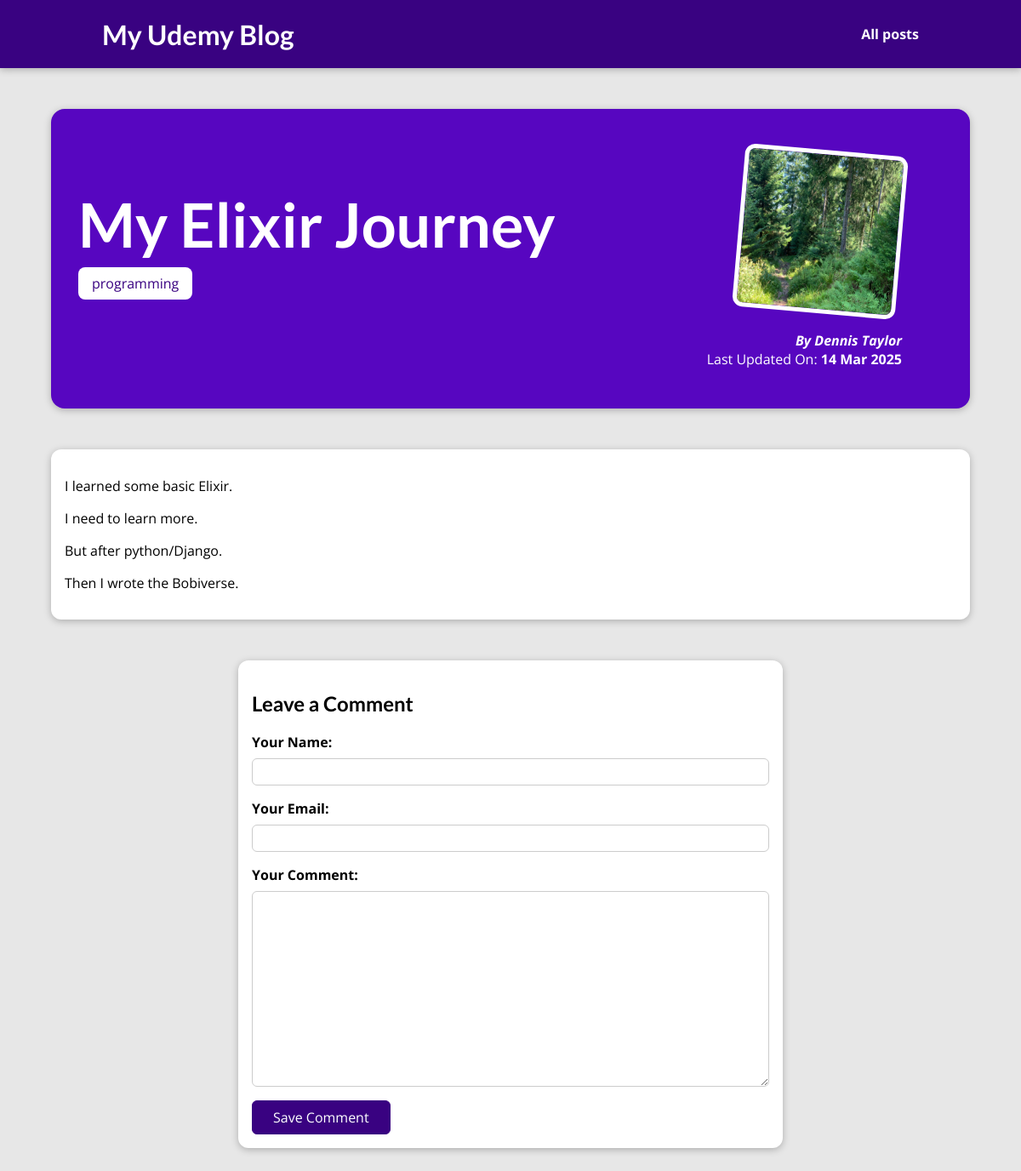
The app's page /blog/posts/my-elixir-journey/, older data.
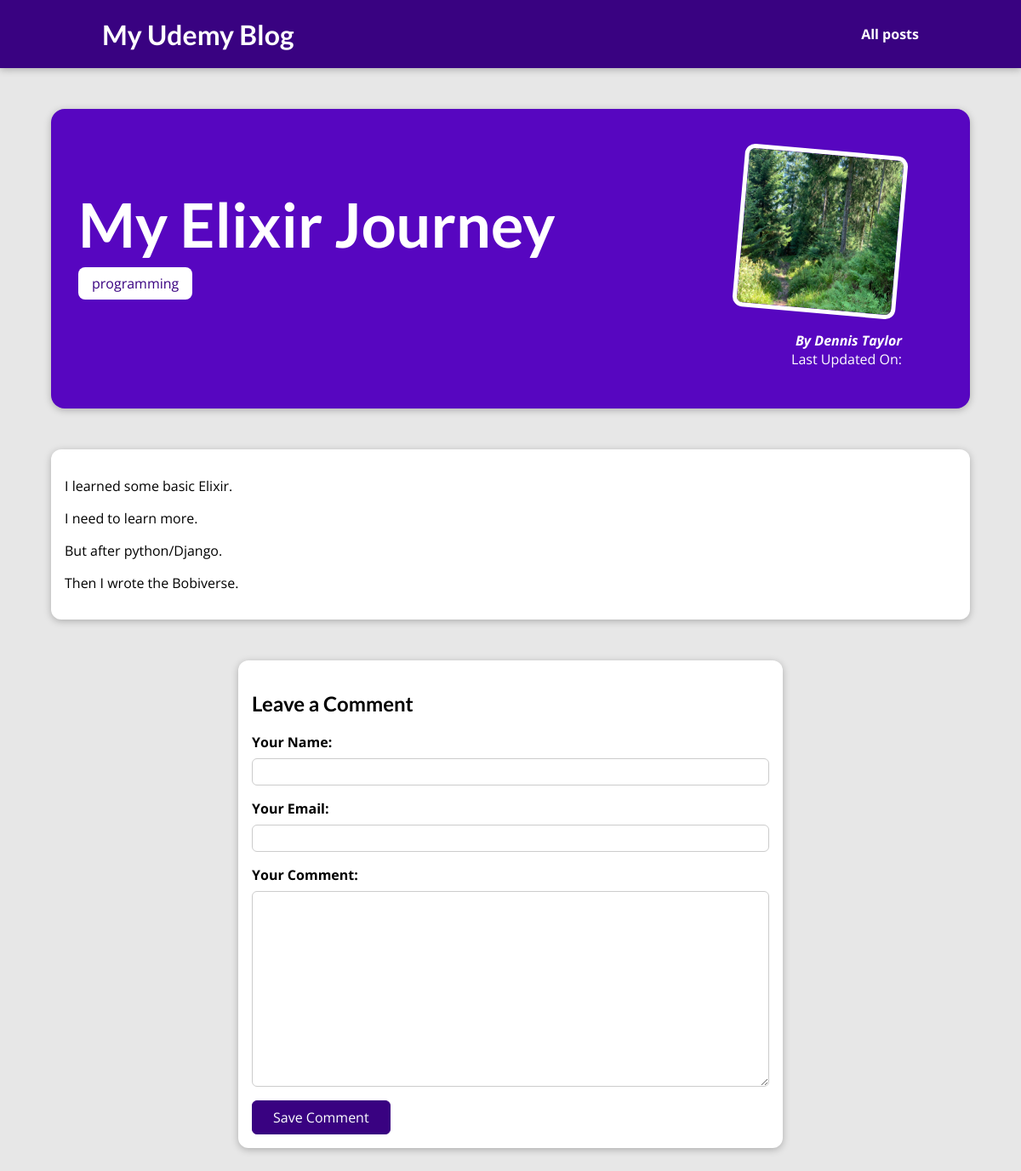
The same page, newer data.
### blog/models.py (models this page shows)
class Post(models.Model):
    title = models.CharField(max_length=150)
    slug = models.SlugField(max_length=150, unique=True, db_index=True)
    image = models.ImageField(upload_to="posts", null=True)
    date = models.DateField(auto_now=True)
    excerpt = models.TextField()  # could just be a longer CharField
    content = models.TextField()
    author = models.ForeignKey(Author, on_delete=models.CASCADE, related_name="posts")
    tags = models.ManyToManyField(Tag, related_name="posts")

class Author(models.Model):
    first_name = models.CharField(max_length=150, null=True)
    last_name = models.CharField(max_length=150)
    email = models.EmailField()
    def __str__(self):
        return self.full_name()
    def full_name(self):
        return " ".join([self.first_name, self.last_name])

### blog/views.py (the view, shortened to what this page needs)
# urls.py: path("posts/<slug:slug>/", views.PostDetailView.as_view(), name="post_detail"),
class PostDetailView(View):
    def get(self, request, slug=None):
        post = Post.objects.get(slug=slug)
        context = {
            "post": post,
            "comment_form": CommentForm(),
        }
        return render(request, "blog/post-detail.html", context)

### blog/forms.py
class CommentForm(forms.ModelForm):
    class Meta:
        model = Comment
        fields = ["user_name", "user_email", "text"]
        labels = {
            "user_name": "Your Name",
            "user_email": "Your Email",
            "text": "Your Comment",
        }

### blog/templates/blog/post-detail.html (shortened to what this page needs)
{% extends "base.html" %}
{% load static %}
{% block stylesheets %}
    <link rel="stylesheet" href="{% static "blog/post-detail.css" %}">
{% endblock %}
{% block content %}
    <section id="summary">
        <h2>{{ post.title }}</h2>
        <div>
            {% for tag in post.tags.all %}
                <span class="tag">{{ tag.caption }}</span>
            {% endfor %}
        </div>
        <article>
            <img src="{{ post.image.url }}" alt="{{ post.title }}">
            <address>By <a href="mailto:{{ post.author.email }}">{{ post.author }}</a></address>
            <div>Last Updated On:
                <time>{{ post.date|date:"d M Y" }}</time>
            </div>
        </article>
    </section>
    <main>
        <p>{{ post.content|linebreaks }}</p>
    </main>
    <section id="comment-form">
        <h2>Leave a Comment</h2>
        <form action="{% url "post_detail" post.slug %}" method="POST">
            {% for field in comment_form %}
                <div class="form-control">
                    {{ field.label_tag }}
                    {{ field }}
                </div>
            {% endfor %}
            <button type="submit">Save Comment</button>
        </form>
    </section>
{% endblock %}

Row changes from the older to the newer data that the page shows:
changed Post "My Elixir Journey": date "14 Mar 2025" → (not shown)
